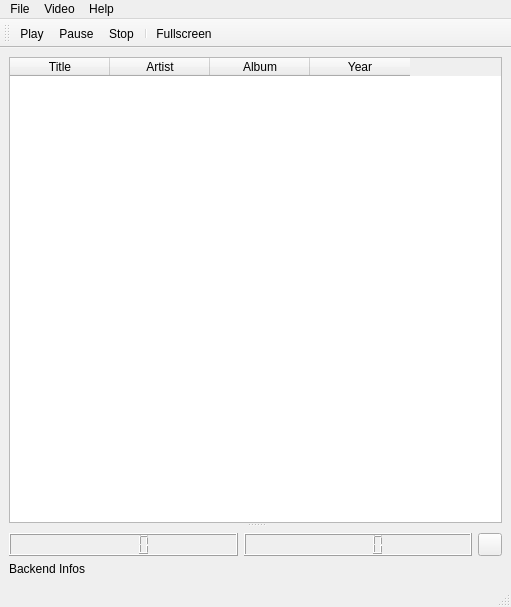
<ui version="4.0" >
 <class>MainWindow</class>
 <widget class="QMainWindow" name="MainWindow" >
  <property name="geometry" >
   <rect>
    <x>0</x>
    <y>0</y>
    <width>511</width>
    <height>607</height>
   </rect>
  </property>
  <property name="windowTitle" >
   <string>VideoPlayer</string>
  </property>
  <property name="windowIcon" >
   <iconset resource="videoplayer.qrc" >
    <normaloff>:/images/volume.png</normaloff>:/images/volume.png</iconset>
  </property>
  <widget class="QWidget" name="centralwidget" >
   <property name="geometry" >
    <rect>
     <x>0</x>
     <y>53</y>
     <width>511</width>
     <height>535</height>
    </rect>
   </property>
   <layout class="QGridLayout" name="gridLayout" >
    <item row="0" column="0" colspan="2" >
     <widget class="QSplitter" name="splitter" >
      <property name="orientation" >
       <enum>Qt::Vertical</enum>
      </property>
      <widget class="QTableWidget" name="tableWidget" >
       <property name="editTriggers" >
        <set>QAbstractItemView::NoEditTriggers</set>
       </property>
       <column>
        <property name="text" >
         <string>Title</string>
        </property>
       </column>
       <column>
        <property name="text" >
         <string>Artist</string>
        </property>
       </column>
       <column>
        <property name="text" >
         <string>Album</string>
        </property>
       </column>
       <column>
        <property name="text" >
         <string>Year</string>
        </property>
       </column>
      </widget>
      <widget class="QWidget" name="verticalLayoutWidget" >
       <layout class="QVBoxLayout" name="videoLayout" />
      </widget>
     </widget>
    </item>
    <item row="1" column="0" >
     <layout class="QHBoxLayout" name="seekerLayout" >
      <item>
       <widget class="QLCDNumber" name="currentTimeLcdNumber" />
      </item>
      <item>
       <widget class="QLCDNumber" name="totalTimeLcdNumber" />
      </item>
     </layout>
    </item>
    <item row="1" column="1" >
     <layout class="QHBoxLayout" name="volumeLayout" >
      <item>
       <widget class="QToolButton" name="volumeButton" >
        <property name="icon" >
         <iconset resource="videoplayer.qrc" >
          <normaloff>:/images/volume.png</normaloff>:/images/volume.png</iconset>
        </property>
       </widget>
      </item>
     </layout>
    </item>
    <item row="2" column="0" colspan="2" >
     <widget class="QLabel" name="backendInfosLabel" >
      <property name="text" >
       <string>Backend Infos</string>
      </property>
     </widget>
    </item>
   </layout>
  </widget>
  <widget class="QMenuBar" name="menubar" >
   <property name="geometry" >
    <rect>
     <x>0</x>
     <y>0</y>
     <width>511</width>
     <height>19</height>
    </rect>
   </property>
   <widget class="QMenu" name="menuFile" >
    <property name="title" >
     <string>File</string>
    </property>
    <addaction name="actionAddFiles" />
    <addaction name="actionOpenDVD" />
    <addaction name="separator" />
    <addaction name="actionExit" />
   </widget>
   <widget class="QMenu" name="menuHelp" >
    <property name="title" >
     <string>Help</string>
    </property>
    <addaction name="actionAbout" />
    <addaction name="actionAboutQt" />
   </widget>
   <widget class="QMenu" name="menuVideo" >
    <property name="title" >
     <string>Video</string>
    </property>
    <addaction name="actionFullscreen" />
   </widget>
   <addaction name="menuFile" />
   <addaction name="menuVideo" />
   <addaction name="menuHelp" />
  </widget>
  <widget class="QStatusBar" name="statusbar" >
   <property name="geometry" >
    <rect>
     <x>0</x>
     <y>588</y>
     <width>511</width>
     <height>19</height>
    </rect>
   </property>
  </widget>
  <widget class="QToolBar" name="toolBar" >
   <property name="geometry" >
    <rect>
     <x>0</x>
     <y>19</y>
     <width>511</width>
     <height>34</height>
    </rect>
   </property>
   <property name="windowTitle" >
    <string>toolBar</string>
   </property>
   <property name="movable" >
    <bool>true</bool>
   </property>
   <attribute name="toolBarArea" >
    <enum>TopToolBarArea</enum>
   </attribute>
   <attribute name="toolBarBreak" >
    <bool>false</bool>
   </attribute>
   <addaction name="actionPlay" />
   <addaction name="actionPause" />
   <addaction name="actionStop" />
   <addaction name="separator" />
   <addaction name="actionFullscreen" />
  </widget>
  <action name="actionAddFiles" >
   <property name="icon" >
    <iconset resource="videoplayer.qrc" >
     <normaloff>:/images/plus.png</normaloff>:/images/plus.png</iconset>
   </property>
   <property name="text" >
    <string>Add Files</string>
   </property>
  </action>
  <action name="actionExit" >
   <property name="icon" >
    <iconset resource="videoplayer.qrc" >
     <normaloff>:/images/exit.png</normaloff>:/images/exit.png</iconset>
   </property>
   <property name="text" >
    <string>Exit</string>
   </property>
  </action>
  <action name="actionAbout" >
   <property name="icon" >
    <iconset resource="videoplayer.qrc" >
     <normaloff>:/images/volume.png</normaloff>:/images/volume.png</iconset>
   </property>
   <property name="text" >
    <string>About</string>
   </property>
  </action>
  <action name="actionAboutQt" >
   <property name="icon" >
    <iconset resource="videoplayer.qrc" >
     <normaloff>:/images/qt.png</normaloff>:/images/qt.png</iconset>
   </property>
   <property name="text" >
    <string>About Qt</string>
   </property>
  </action>
  <action name="actionPlay" >
   <property name="icon" >
    <iconset resource="videoplayer.qrc" >
     <normaloff>:/images/play.png</normaloff>:/images/play.png</iconset>
   </property>
   <property name="text" >
    <string>Play</string>
   </property>
  </action>
  <action name="actionPause" >
   <property name="icon" >
    <iconset resource="videoplayer.qrc" >
     <normaloff>:/images/pause.png</normaloff>:/images/pause.png</iconset>
   </property>
   <property name="text" >
    <string>Pause</string>
   </property>
  </action>
  <action name="actionStop" >
   <property name="icon" >
    <iconset resource="videoplayer.qrc" >
     <normaloff>:/images/stop.png</normaloff>:/images/stop.png</iconset>
   </property>
   <property name="text" >
    <string>Stop</string>
   </property>
  </action>
  <action name="actionFullscreen" >
   <property name="icon" >
    <iconset resource="videoplayer.qrc" >
     <normaloff>:/images/fullscreen.png</normaloff>:/images/fullscreen.png</iconset>
   </property>
   <property name="text" >
    <string>Fullscreen</string>
   </property>
  </action>
  <action name="actionOpenDVD" >
   <property name="text" >
    <string>Open DVD</string>
   </property>
  </action>
 </widget>
 <resources>
  <include location="videoplayer.qrc" />
 </resources>
 <connections/>
</ui>
